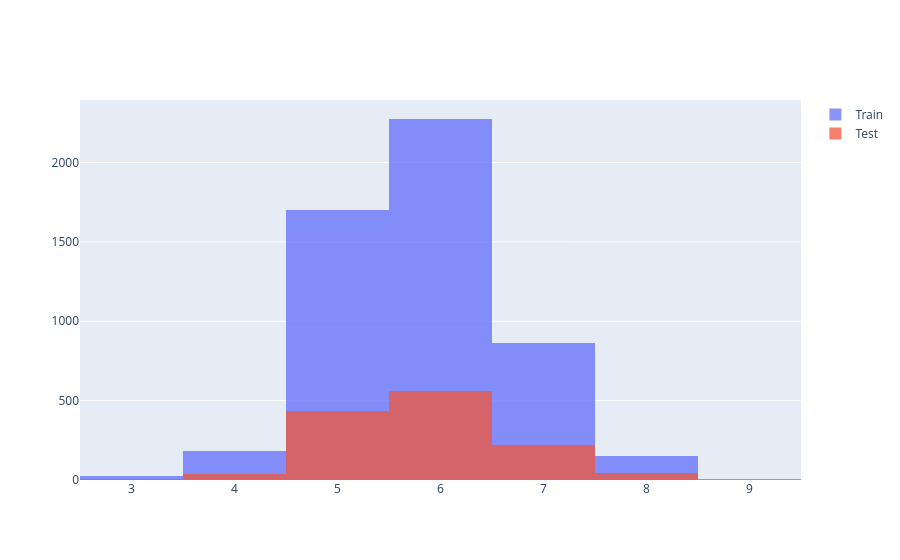

The code cell stored with this chart in its notebook:
### Code cell
# 훈련 셋과 테스트 셋 quailty 분포 차이
# 동일하게 잘 분리되었음
import plotly.graph_objects as go

fig = go.Figure()

fig.add_trace(go.Histogram(x=x_train['quality'],
                           name='Train'))
fig.add_trace(go.Histogram(x=x_test['quality'],
                           name='Test'))

fig.update_layout(
    barmode='overlay',
    xaxis=dict(tickmode='linear',
               dtick=1,
               range=[2.5, 9.5])
)
fig.update_traces(opacity=0.75)
fig.show()

### Figure 1 — Plotly figure (JSON) as saved in the notebook; plotly's stock layout.template omitted (floating-point values rounded to 4 significant figures; data arrays with more than 128 entries replaced by an {"elided": "..."} marker saying what was removed)
{"data": [{"name": "Train", "opacity": 0.75, "type": "histogram", "x": {"elided": "5197 int values"}}, {"name": "Test", "opacity": 0.75, "type": "histogram", "x": {"elided": "1300 int values"}}], "layout": {"barmode": "overlay", "xaxis": {"dtick": 1, "range": [2.5, 9.5], "tickmode": "linear"}}}
